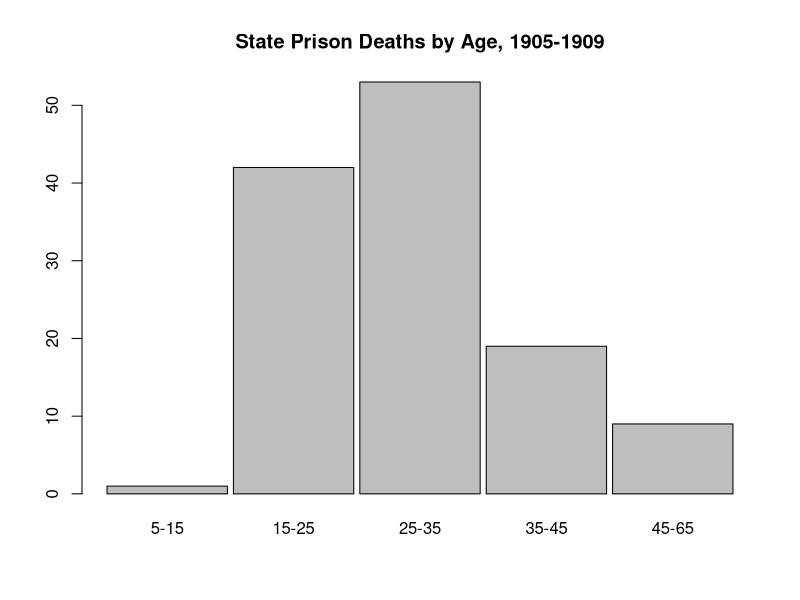
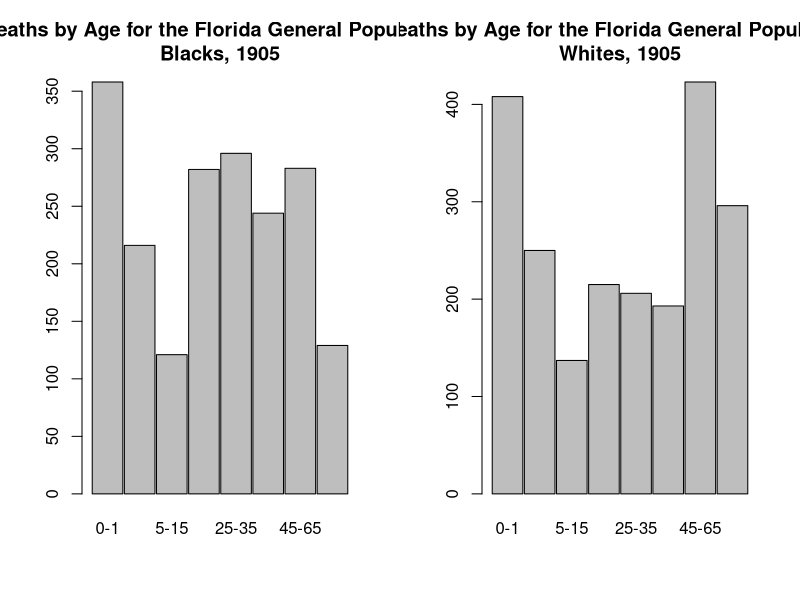

Write R code to recreate these figures, in order. (Note: this script raises an error after producing the figures.)



# Compare age distribution of deaths among prisoners (1905-1909) to 
  # that of whites and blacks in the Florida general population (1905) 
#+++++++++++++++++++++++++++++++++++++++++++++++++++++++++++++++++++++++++++++++++++++++++++++++++

  # The mortality rate among prisoners (2.2% after 1901) was consistently over three times greater than the mortality rate of the
  # Florida general population as meausred in 1905 (0.66%). 
  # The figures generated here illustrate why the disparity was far worse still.
  # median age of prisoners who died in custody was just 28.

# Sources: General population deaths: The Ninth Biennial Report of the Commissioner of Agriculture - 
  # State of Florida for the Period Beginning January 1, 1905, and Ending December 31, 1906.
  # The age of prisoners who died in custody was recorded in the Biennial Reports for the years
  # 1905 through 1909.


# mortality by age ====

population.deaths <- data.frame(
  lwr = c(0, 1, 5, 15, 25, 35, 45, 65),
  upr = c(1, 5, 15, 25, 35, 45, 65, 85),
  class = 1:8,
  wcount = c(408,
           250,
           137, 
           215,
           206,
           193,
           423,
           296),
  bcount = c(358,
           216,
           121,
           282,
           296,
           244,
           283,
           129))

prison.deaths <- read.csv("data/prisoner-age-at-time-of-death-1905-1909.csv")
prison.deaths$class <- cut(prison.deaths$Age, 
                           breaks = c(0, population.deaths$upr),
                           ordered.result= T)
prisoners <- aggregate(x=prison.deaths$Age, by = list(prison.deaths$class), FUN = length)

png('figures/prison-mortality-by-age.png', width = 600, height=480,units='px')
classes <- paste(population.deaths$lwr, population.deaths$upr, sep = '-')
barplot(prisoners$x, main = 'State Prison Deaths by Age, 1905-1909',
        space = .05,
        names.arg = classes[3:7])
dev.off()
png('figures/florida-population-mortality-by-race-age.png', width=999, height=480,units='px')
par(mfrow=c(1,2))
barplot(population.deaths$bcount,     
        space = .05,
        main = "Deaths by Age for the Florida General Population:\nBlacks, 1905",
        names.arg = classes)
barplot(population.deaths$wcount, 
        space = .05,
        main = "Deaths by Age for the Florida General Population:\nWhites, 1905",
        names.arg = classes)
dev.off()

# mortality by year ====


penal_data <- read_csv("data/prisoner_char.csv")

deaths <- ggplot(penal_stats, aes(x = year, y = deaths)) +
  geom_col(aes(x = year, y = deaths), 
           fill = 'black', color = "gray25", size = .05) + 
  scale_x_continuous(breaks = seq(1870, 1930, 10), 
                     labels=seq(1870, 1930, 10),
                     name = NULL,
                     lim = c(1870, 1925)) +
  scale_y_continuous(breaks = seq(0, 80, 5),
                     name = NULL) +
  ggtitle("Deaths") +
  theme_bw() + 
  theme(panel.grid.minor.x=element_blank(),
        panel.grid.major.x=element_blank()) +
  theme(plot.title = element_text(size = 11.5),
        plot.caption = element_text(size =8,
                                    hjust=0.5))

# mortality rate: linear interpolation of population using zoo package
mortality_rate <- penal_data %>%
  mutate(Pop_avg = zoo::na.approx(object = penal_data$prison_population_mean,
                        x = 1869:1930)) %>%
  mutate(mortality_rate = deaths / Pop_avg) %>%
  ggplot(aes(x = year, y = mortality_rate)) +
  geom_line(col = 'black', lwd = 1.15) +
  scale_x_continuous(breaks = seq(1870, 1930, 10), 
                     labels=seq(1870, 1930, 10),
                     name = NULL) +
  scale_y_continuous(breaks = seq(0, 1, .025),
                     labels = scales::percent,
                     name = NULL,
                     lim = c(0, .2)) +
  geom_point(col = 'black') +  
  ggtitle("Mortality rate") +
  theme_bw() +
  theme(panel.grid.minor.x=element_blank(),
        panel.grid.major.x=element_blank()) +
  theme(plot.title = element_text(size = 11.5),
        plot.caption = element_text(size =8,
                                    hjust=0.5))

g <- arrangeGrob(deaths, mortality_rate, ncol = 2)
ggsave("figures/prison-mortality-rates.png", g,
       width = 11, height = 6)
